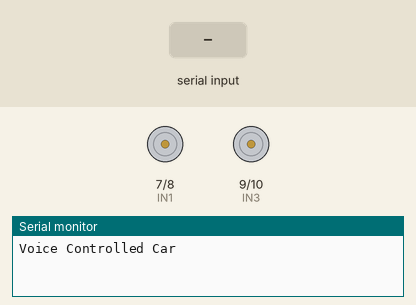
Recording of a sketch running on a simulated Arduino Uno, built with avr-gcc and run on an emulated ATmega328P. Parts: motor-driver pin pairs drawn as motors (green arrow = first pin HIGH = forward, orange = second pin HIGH = backward, longer = more drive, scaled by the enable pin), the last lines printed to the serial monitor. The inputs (shaded band) are chosen by the test bench.

Above: at 1.2 s.
1.3 s: "forward" received over the second serial link
At 2.4 s:
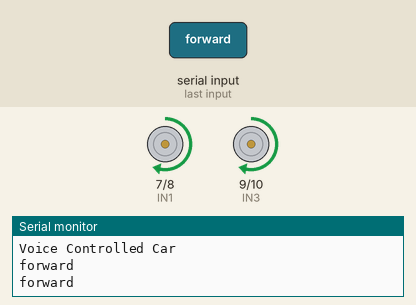
2.8 s: "backward" received over the second serial link
At 3.7 s:
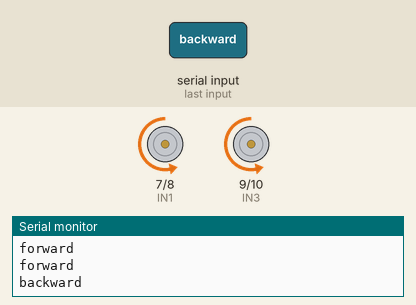
4.3 s: "right" received over the second serial link
At 5.1 s:
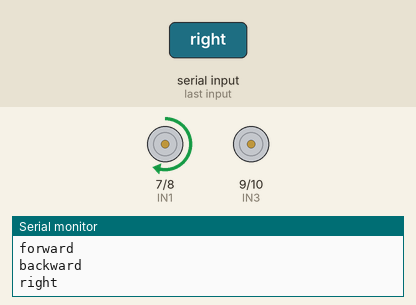
6.8 s: "left" received over the second serial link
At 7.5 s:
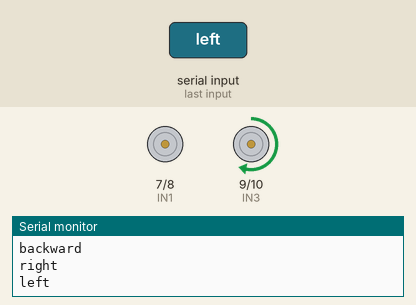
9.3 s: "stop" received over the second serial link
At 10.5 s:
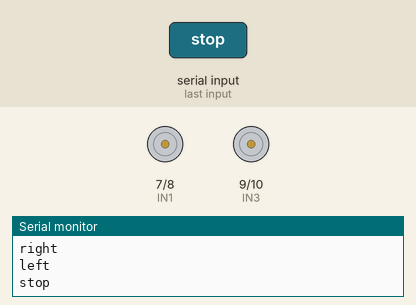
10.8 s: "increase" received over the second serial link
Timing chart, 0 to 13.3 s (numbered marks = the images above; inputs shaded):
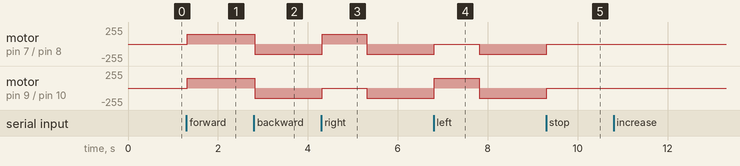

Measured:
- after the input at 1.3 s, motor on pin 7 (IN1) / pin 8 (IN2), motor on pin 9 (IN3) / pin 10 (IN4): stopped → forward 150/255 at once
- after the input at 2.8 s, motor on pin 7 (IN1) / pin 8 (IN2), motor on pin 9 (IN3) / pin 10 (IN4): forward 150/255 → backward 150/255 at once
- after the input at 4.3 s, motor on pin 7 (IN1) / pin 8 (IN2): backward 150/255 → forward 150/255 at once, → backward 150/255 1.0 s later; motor on pin 9 (IN3) / pin 10 (IN4): backward 150/255 → stopped at once, → backward 150/255 1.0 s later
- after the input at 6.8 s, motor on pin 7 (IN1) / pin 8 (IN2): backward 150/255 → stopped at once, → backward 150/255 1.0 s later; motor on pin 9 (IN3) / pin 10 (IN4): backward 150/255 → forward 150/255 at once, → backward 150/255 1.0 s later
- after the input at 9.3 s, motor on pin 7 (IN1) / pin 8 (IN2), motor on pin 9 (IN3) / pin 10 (IN4): backward 150/255 → stopped at once

The sketch:

Voice_Controlled_Car_V1.ino
```cpp
/**
 * Ganesh Kumar Jammu
 * github: https://github.com/ganeshkumarjammu
 * Voice Controlled App download link : https://play.google.com/store/apps/details?id=com.himanshu.ArduinoAutomation
 *
 **/

#include <SoftwareSerial.h>
SoftwareSerial mySerial(0, 1); //RX = 10, TX=11 of Arduino and Tx and Rx of Bluetooth
//No need to connect RX of bluetooth to Arduino UNO
String readvoice;
int k = 0;
const int IN1 = 7 ;
const int IN2 = 8 ;
const int IN3 = 9 ;
const int IN4 = 10 ;
const int ENA = 6 ;
const int ENB = 11 ;
int motorSpeed = 150;

void setup() {
  Serial.begin(115200);
  mySerial.begin(9600);
  pinMode(IN1, OUTPUT);
  pinMode(IN2, OUTPUT);
  pinMode(IN3, OUTPUT);
  pinMode(IN4, OUTPUT);
  pinMode(ENA, OUTPUT);
  pinMode(ENB, OUTPUT);
  digitalWrite(ENA, HIGH);
  digitalWrite(ENB, HIGH);
  Serial.println("Voice Controlled Car");
}

void loop() {
  while (mySerial.available())
  {
    delay(3);
    char c = mySerial.read();
    readvoice += c;
  }

  if (readvoice.length() > 0)
  {
    Serial.println(readvoice);
    analogWrite(ENA, motorSpeed);
    analogWrite(ENB, motorSpeed);
    if (readvoice == "forward")
    {
      Serial.println(readvoice);
      digitalWrite(IN1, HIGH);
      digitalWrite(IN2, LOW);
      digitalWrite(IN3, HIGH);
      digitalWrite(IN4, LOW);
      analogWrite(ENA, motorSpeed);
      analogWrite(ENB, motorSpeed);
      k = 1;
    }
    if (readvoice == "backward")
    {
      digitalWrite(IN1, LOW);
      digitalWrite(IN2, HIGH);
      digitalWrite(IN3, LOW);
      digitalWrite(IN4, HIGH);
      k = 2;
      analogWrite(ENA, motorSpeed);
      analogWrite(ENB, motorSpeed);
    }

    if (readvoice == "right")
    {
      if (k == 2)
      {
        digitalWrite(IN1, HIGH);
        digitalWrite(IN2, LOW);
        digitalWrite(IN3, LOW);
        digitalWrite(IN4, LOW);
        delay(1000);
        digitalWrite(IN1, LOW);
        digitalWrite(IN2, HIGH);
        digitalWrite(IN3, LOW);
        digitalWrite(IN4, HIGH);
        analogWrite(ENA, motorSpeed);
        analogWrite(ENB, motorSpeed);
      }
      else
      {
        digitalWrite(IN1, HIGH);
        digitalWrite(IN2, LOW);
        digitalWrite(IN3, LOW);
        digitalWrite(IN4, LOW);
        delay(1000);
        digitalWrite(IN1, HIGH);
        digitalWrite(IN2, LOW);
        digitalWrite(IN3, HIGH);
        digitalWrite(IN4, LOW);
        analogWrite(ENA, motorSpeed);
        analogWrite(ENB, motorSpeed);
      }
    }

    if (readvoice == "left")
    {
      if (k == 2)
      {
        digitalWrite(IN1, LOW);
        digitalWrite(IN2, LOW);
        digitalWrite(IN3, HIGH);
        digitalWrite(IN4, LOW);
        delay(1000);
        digitalWrite(IN1, LOW);
        digitalWrite(IN2, HIGH);
        digitalWrite(IN3, LOW);
        digitalWrite(IN4, HIGH);
        analogWrite(ENA, motorSpeed);
        analogWrite(ENB, motorSpeed);
      }
      else
      {
        digitalWrite(IN1, LOW);
        digitalWrite(IN2, LOW);
        digitalWrite(IN3, HIGH);
        digitalWrite(IN4, LOW);
        delay(1000);
        digitalWrite(IN1, HIGH);
        digitalWrite(IN2, LOW);
        digitalWrite(IN3, HIGH);
        digitalWrite(IN4, LOW);
        analogWrite(ENA, motorSpeed);
        analogWrite(ENB, motorSpeed);
      }
    }

    if (readvoice == "stop")
    {
      digitalWrite(IN1, LOW);
      digitalWrite(IN2, LOW);
      digitalWrite(IN3, LOW);
      digitalWrite(IN4, LOW);
      analogWrite(ENA, 0);
      analogWrite(ENB, 0);
    }

    if (readvoice == "increase")
    {
        if (motorSpeed < 255) {
          motorSpeed += 30;
        }
        analogWrite(ENA, motorSpeed);
        analogWrite(ENB, motorSpeed);
    }

    if (readvoice == "decrease")
    {
      if (motorSpeed > 0) {
        motorSpeed -= 30;
      }
      analogWrite(ENA, motorSpeed);
      analogWrite(ENB, motorSpeed);
    }

  }
  readvoice = "";
}
```
